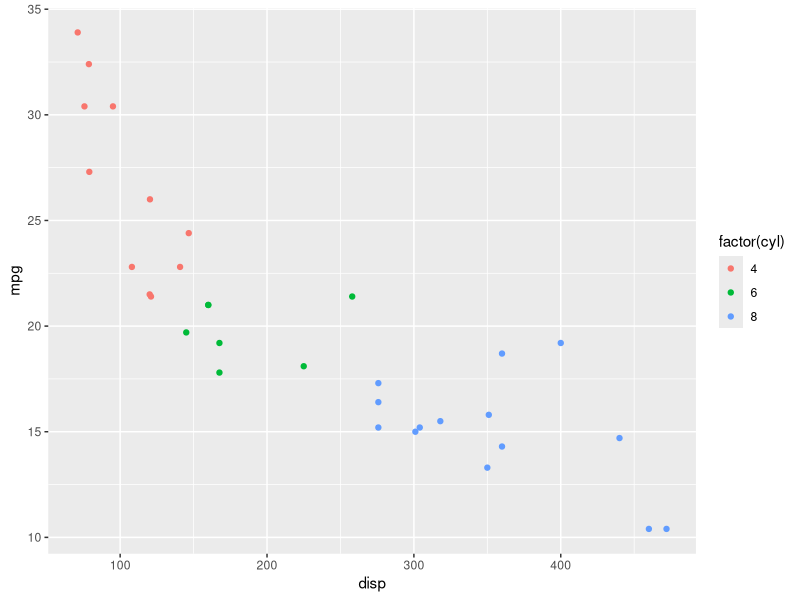

This chart was generated by the following R code:
library(tidyverse)

compute_stats <- function(x) {
  c(m=mean(x), med=median(x))
}

data("mtcars")
ggplot(mtcars, aes(x=disp, y=mpg)) + geom_point(aes(color=factor(cyl)))

ret <- compute_stats(mtcars$mpg)
print(ret)
